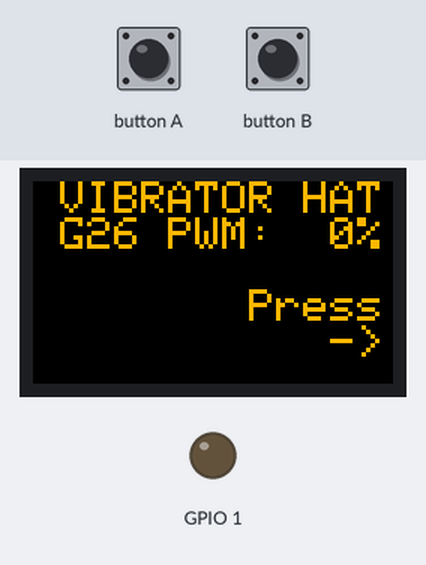
Simulated run of this sketch. Board: ESP32. On the bench: 240×135 colour display, output pins drawn as LEDs (lit = HIGH).

Above: at 0.2 s.

The sketch:

VIBRATOR.ino
```cpp
#include <M5StickCPlus2.h>

#define CTRL_PIN 26

enum Vibrate_mode_t {
    stop = 0,
    weak,
    medium,
    strong,
    very_strong,
    strongest,
};
static uint8_t mode = stop;

void Vibrator_hat_update() {
    ledcWrite(1, mode * 51);

    M5.Lcd.setRotation(1);
    M5.Lcd.setTextSize(3);
    M5.Lcd.setTextColor(TFT_ORANGE, TFT_BLACK);
    M5.Lcd.setCursor(0, 0);
    M5.Lcd.printf(" VIBRATOR HAT\n");
    M5.Lcd.printf(" G%d PWM:%3d%%", CTRL_PIN, ledcRead(1) / 51 * 20);
    M5.Lcd.printf("\n\n        Press\n           ->");

    M5.Lcd.fillRoundRect(110, 70, 20, 50, 1,
                         (mode >= weak ? TFT_GREEN : TFT_BLACK));
    M5.Lcd.fillRoundRect(86, 70, 20, 50, 1,
                         (mode >= medium ? TFT_GREENYELLOW : TFT_BLACK));
    M5.Lcd.fillRoundRect(62, 70, 20, 50, 1,
                         (mode >= strong ? TFT_YELLOW : TFT_BLACK));
    M5.Lcd.fillRoundRect(38, 70, 20, 50, 1,
                         (mode >= very_strong ? TFT_ORANGE : TFT_BLACK));
    M5.Lcd.fillRoundRect(14, 70, 20, 50, 1,
                         (mode >= strongest ? TFT_RED : TFT_BLACK));
}

void setup() {
    M5.begin();

    // ledcAttach(CTRL_PIN, 1);
    ledcAttach(1, 10000, 8);
    // ledcSetup(1, 10000, 8);

    Vibrator_hat_update();
}

void loop() {
    if (M5.BtnA.isPressed()) {
        mode++;
        if (mode > strongest) mode = stop;
        while (M5.BtnA.isPressed())
            ;
        Vibrator_hat_update();
    }

    delay(50);
    M5.update();
}
```
